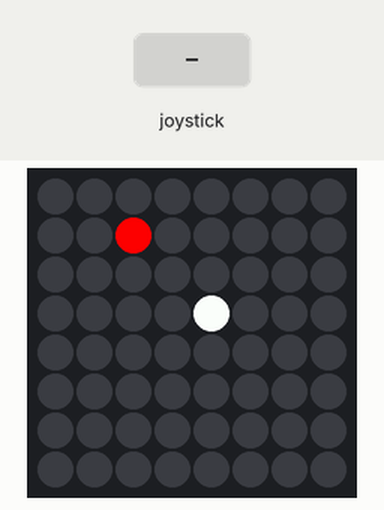
Bench run of a program on a simulated Raspberry Pi (BCM pin numbers) with a Sense HAT. On the bench: the Sense HAT's 8×8 RGB LED matrix. The test bench sets the inputs (shaded band). Random numbers come from a fixed seed.

Above: at 0.09 s.
1.3 s: joystick pushed up
At 1.45 s:
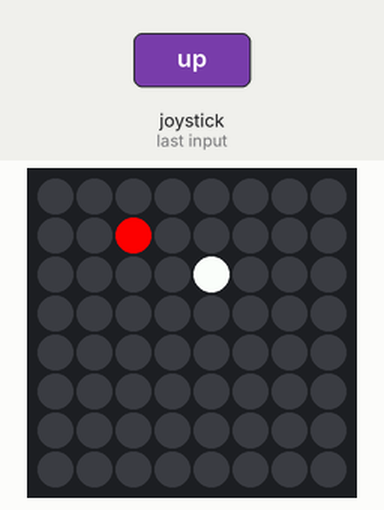
3.3 s: joystick pushed left
At 3.41 s:
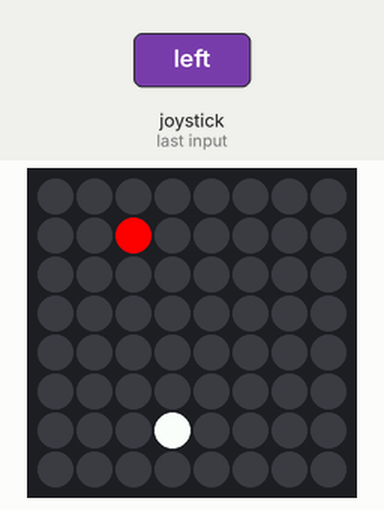
5.2 s: joystick pushed down
At 5.37 s:
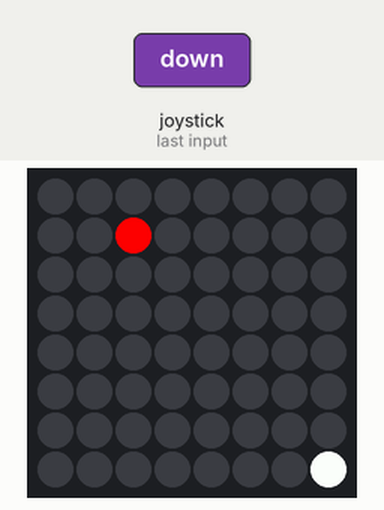
7.2 s: joystick pushed right
At 7.33 s:
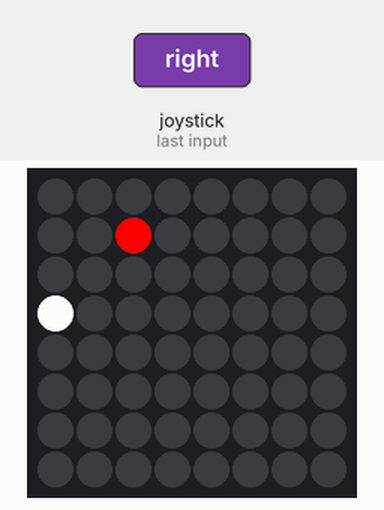
9.5 s: joystick pushed up
At 9.59 s:
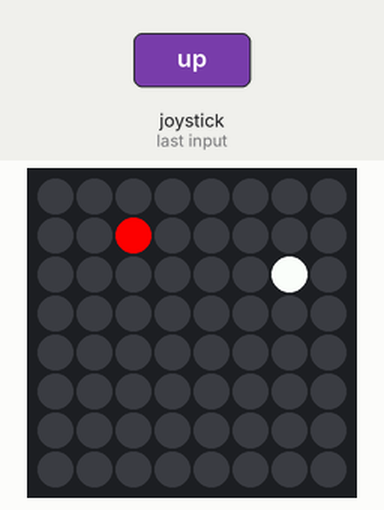

The program:

snake.py
```python
import time, random
from sense_hat import SenseHat

sense = SenseHat()

red = (255, 0, 0)
white = (255, 255, 255)
clear = (0, 0, 0)

trail = [[3, 3]]
direction = [1, 0]
length = 1

applePos = [random.randint(0, 7), random.randint(0, 7)]

pixels = [clear] * 64

def setDirection(d): # 0 = up, 1 = right, 2 = down, 3 = left

  global direction

  if d == 0:
    direction = [0, -1]
  elif d == 1:
    direction = [1, 0]
  elif d == 2:
    direction = [0, 1]
  elif d == 3:
    direction = [-1, 0]

while True:

  pixels = [clear] * 64

  for event in sense.stick.get_events():

    if event.action == "pressed":

      if event.direction == "up":
        setDirection(0)
      elif event.direction == "right":
        setDirection(1)
      elif event.direction == "down":
        setDirection(2)
      elif event.direction == "left":
        setDirection(3)

  trail.insert(0, [trail[0][0] + direction [0], trail[0][1] + direction[1]])

  if trail[0][0] < 0:
    trail[0][0] = 7
  if trail[0][1] < 0:
    trail[0][1] = 7
  if trail[0][0] > 7:
    trail[0][0] = 0
  if trail[0][1] > 7:
    trail[0][1] = 0

  if trail[0] == applePos:
    applePos = []
    while applePos == []:
      applePos = [random.randint(0, 7), random.randint(0, 7)]
      if applePos in trail:
        applePos = []
    length += 1

  elif trail[0] in trail[1:]: # reset length if snake runs into itself
    length = 1

  else:
    while len(trail) > length:
      trail.pop()

  for pos in trail:
    pixels[pos[1] * 8 + pos[0]] = white

  pixels[applePos[1] * 8 + applePos[0]] = red

  sense.set_pixels(pixels)

  time.sleep(0.15)
```
